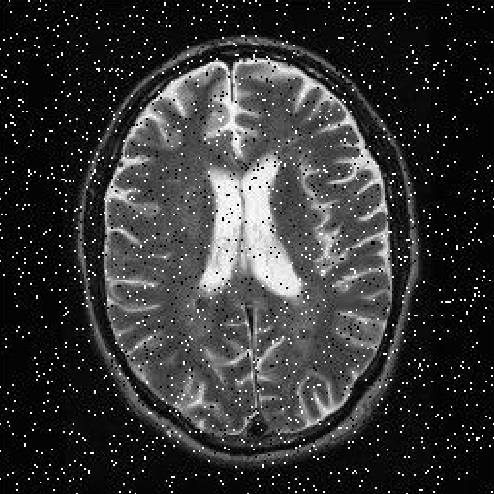
%> input picture uts_sismul.jpg, 494 x 494 px
$ octave unsharp.m   (GNU Octave 9; MATLAB toolbox functions it lacks are replaced by stand-ins)
%> lines starting %> are read from the running program, lines starting %| are printed output that depends on the picture
p=imread('uts_sismul.jpg');
%> p is the input picture: size 494x494x3 uint8; min 0, max 255, mean 53
p=p(:,:,1);
%> p: size 494x494 uint8
Lpf=[0 1 0 ;1 5 1;0 1 0]
plot_lpf=fspecial('gaussian',5,1.0);
test=imfilter(p,plot_lpf,'same');
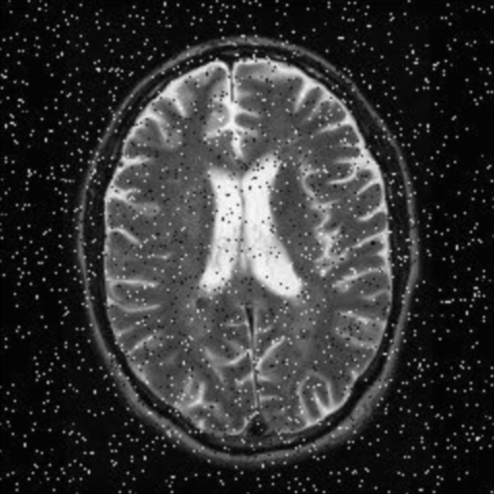
%> test: size 494x494 uint8; min 1, max 248, mean 53
test=mat2gray(test);
%> test: size 494x494 double
imshow(test);


p=mat2gray(p);
%> p: size 494x494 double
p_unsharp=p-test;
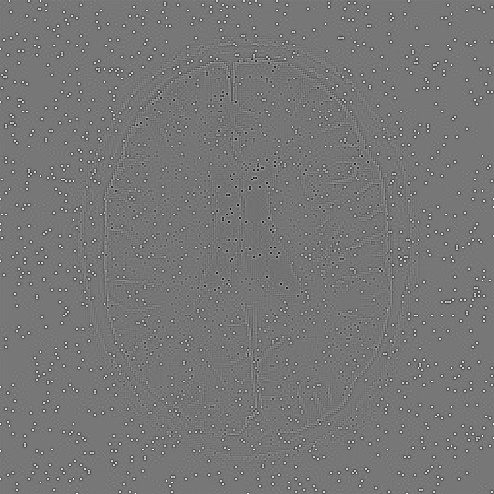
%> p_unsharp: size 494x494 double; min -0.689, max 0.787, mean -0.00253; drawn with min black and max white
figure;
imshow(p_unsharp);
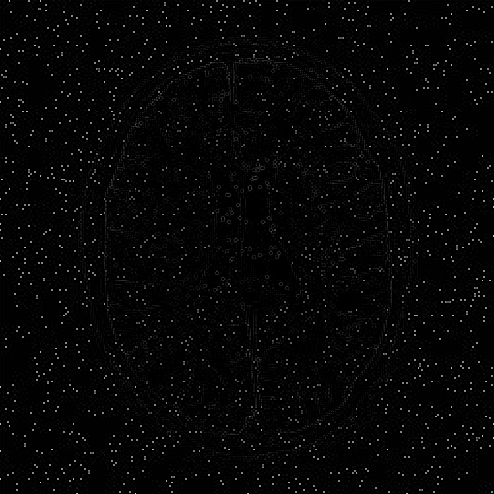
%> displayed picture: size 494x494, on the screen's scale of 0 to 255; min 0, max 201, mean 5.5
